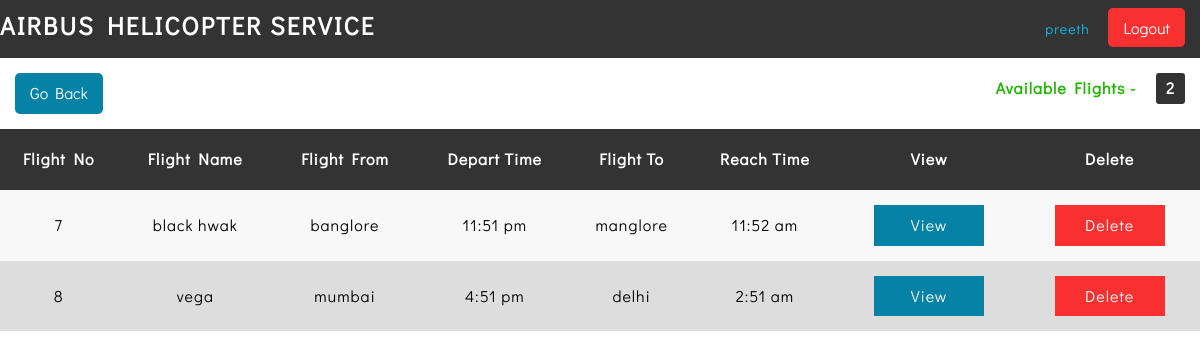
/admin/viewAllFlights.php (signed in), run on the app's committed database.
### tables this page shows
CREATE TABLE `flights_details` (
  `id` int(10) NOT NULL,
  `no` int(100) NOT NULL,
  `name` varchar(100) NOT NULL,
  `departure` text NOT NULL,
  `d_time` text NOT NULL,
  `arrival` text NOT NULL,
  `a_time` text NOT NULL
);

### admin/viewAllFlights.php (the view, shortened to what this page needs)
<?php
$con = mysqli_connect('localhost', 'root', '', 'project');
if (!isset($_SESSION['admin_name'])) {
	header("location:admin-login.php");
} else {
	$a_name = $_SESSION['admin_name'];
?>
	<!DOCTYPE html>
	<html>
	<head>
		<link rel="stylesheet" type="text/css" href="css/ars.css" />
	</head>
	<body>
		<div class="header-area-full">
			<div class="container">
				<div class="header-area">
					<a class="brand-title" href="http://localhost/hal/admin/admin-home.php">AIRBUS HELICOPTER SERVICE</a>
					<div class="header-menu" id="myNavbar">
						<span class="aname_header"><?php echo $a_name; ?></span>
						<a class="admin-option btn-danger" href="http://localhost/hal/admin/admin-logout.php">Logout</a>
					</div>
				</div>
			</div>
		</div>
		<div class="view-area-full">
			<div class="container">
				<div class="view-area">
					<table class='flights-view-table'>
						<span class="go-back-span">
							<a class="go-back" href="admin-home.php">Go Back</a>
						</span>
						<?php
						$search_query = "SELECT * FROM flights_details";
						$res = mysqli_query($con, $search_query);
						if ($res) {
							if (mysqli_num_rows($res) > 0) {
								echo "<div class='success count-div'>Available Flights - <span class='flight-count'>" . mysqli_num_rows($res) . "</span></div>";
								echo "
							<div style='clear:both;'></div>
							<thead>
					<tr>
						<th>Flight No</th>
						<th>Flight Name</th>
						<th>Flight From</th>
						<th>Depart Time</th>
						<th>Flight To</th>
						<th>Reach Time</th>
						<th>View</th>
						<th>Delete</th>
					</tr>
				</thead>";
								while ($row = mysqli_fetch_array($res)) {
									echo "<tr>";
									echo "<td>" . $row['no'] . "</td>";
									echo "<td>" . $row['name'] . "</td>";
									echo "<td>" . $row['departure'] . "</td>";
									echo "<td>" . $row['d_time'] . "</td>";
									echo "<td>" . $row['arrival'] . "</td>";
									echo "<td>" . $row['a_time'] . "</td>";
									echo "<td>
								    <a class='view-option' href='viewFlightAdmin.php?id=" . $row['id'] . "'>View</a>
								    </td>";
									echo "<td>
								    <a class='cancel-option' href='deleteFlight.php?id=" . $row['id'] . "'>Delete</a>
								    </td>";
									echo "</tr>";
								}
							} else {
								$search_empty = "<div class='error-msg'>Flights not available </div>";
							}
						} else {
							$searc_query_error = "<div class='error-msg' >query not executed : error</div>";
						}
						?>
					</table>
				</div>
			</div>
		</div>
	</body>
	</html>
<?php
}
?>

### admin/css/ars.css (style rules this page uses)
* { margin: 0; padding: 0; }
body { font-size: 100%; line-height: 1.3; font-family: "DidactGothic", sans-serif; }
.container { max-width: 1200px; width: 100%; margin: 0 auto; }
.success { margin: 40px auto 0px; text-align: center; color: #1eb902; font-size: 16px; letter-spacing: 1px; font-weight: bold; }
.header-area-full { background-color: #333; padding: 10px 0px; }
a.brand-title { float: left; text-decoration: none; letter-spacing: 2px; font-size: 25px; font-weight: bold; color: #fff; }
.header-menu { float: right; }
span.aname_header { margin: 10px 0px; display: inline-block; color: #05bff7; letter-spacing: 1px; font-size: 14px; }
.btn-danger { color: #fff !important; padding: 9px 15px; background-color: #f93030; margin: 0px 15px !important; text-decoration: none; border-radius: 5px; }
span.flight-count { padding: 5px 10px; background-color: #333; border-radius: 3px; color: #fff; }
table.flights-view-table { width: 100%; margin: 0px auto; text-align: center; border-spacing: 0; letter-spacing: 1px; }
table.flights-view-table thead tr th { padding: 20px 0px; background-color: #333; color: #fff; }
table.flights-view-table tbody tr:nth-child(odd) { background-color: #dddddd38; }
table.flights-view-table tbody tr:nth-child(even) { background-color: #ddd; }
.go-back { text-decoration: none; padding: 10px 15px; display: inline-block; background-color: #0782a7; color: #fff; border-radius: 5px; }
.view-area span { margin: 15px; display: inline-block; }
span.go-back-span { float: left; }
.success.count-div { float: right; margin: 0px; }
a.view-option { padding: 10px 0px; display: block; margin: 15px auto; text-decoration: none; background-color: #0782a7; width: 110px; color: #fff; }
a.cancel-option { padding: 10px 0px; display: block; margin: 15px auto; text-decoration: none; background-color: #f93030; width: 110px; color: #fff; }

### data on the page
flights_details: no "7", name "black hwak", departure "banglore", d_time "11:51 pm", arrival "manglore", a_time "11:52 am"
flights_details: no "8", name "vega", departure "mumbai", d_time "4:51 pm", arrival "delhi", a_time "2:51 am"

### other printed values
$a_name "preeth"
mysqli_num_rows($res) "2"
